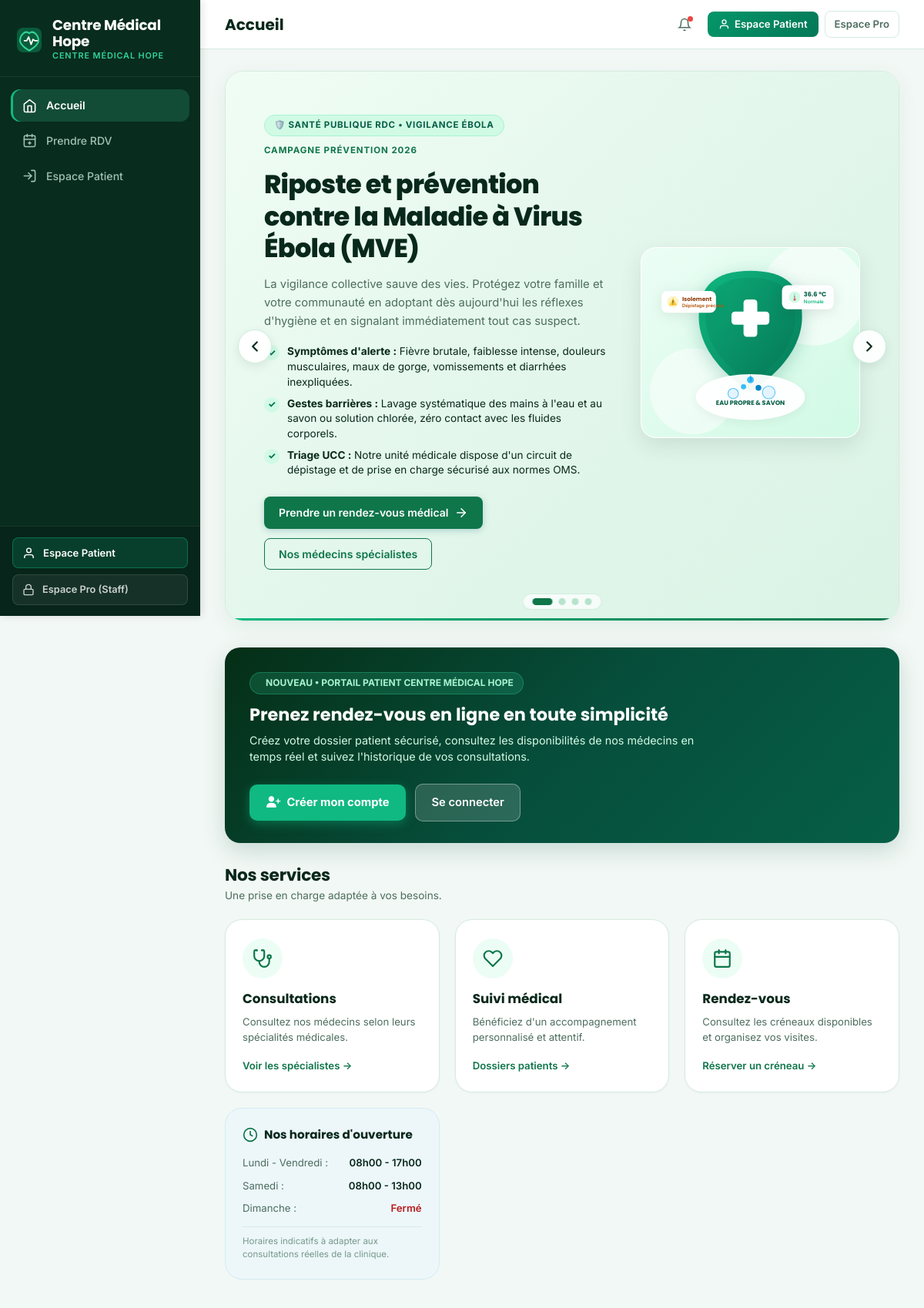
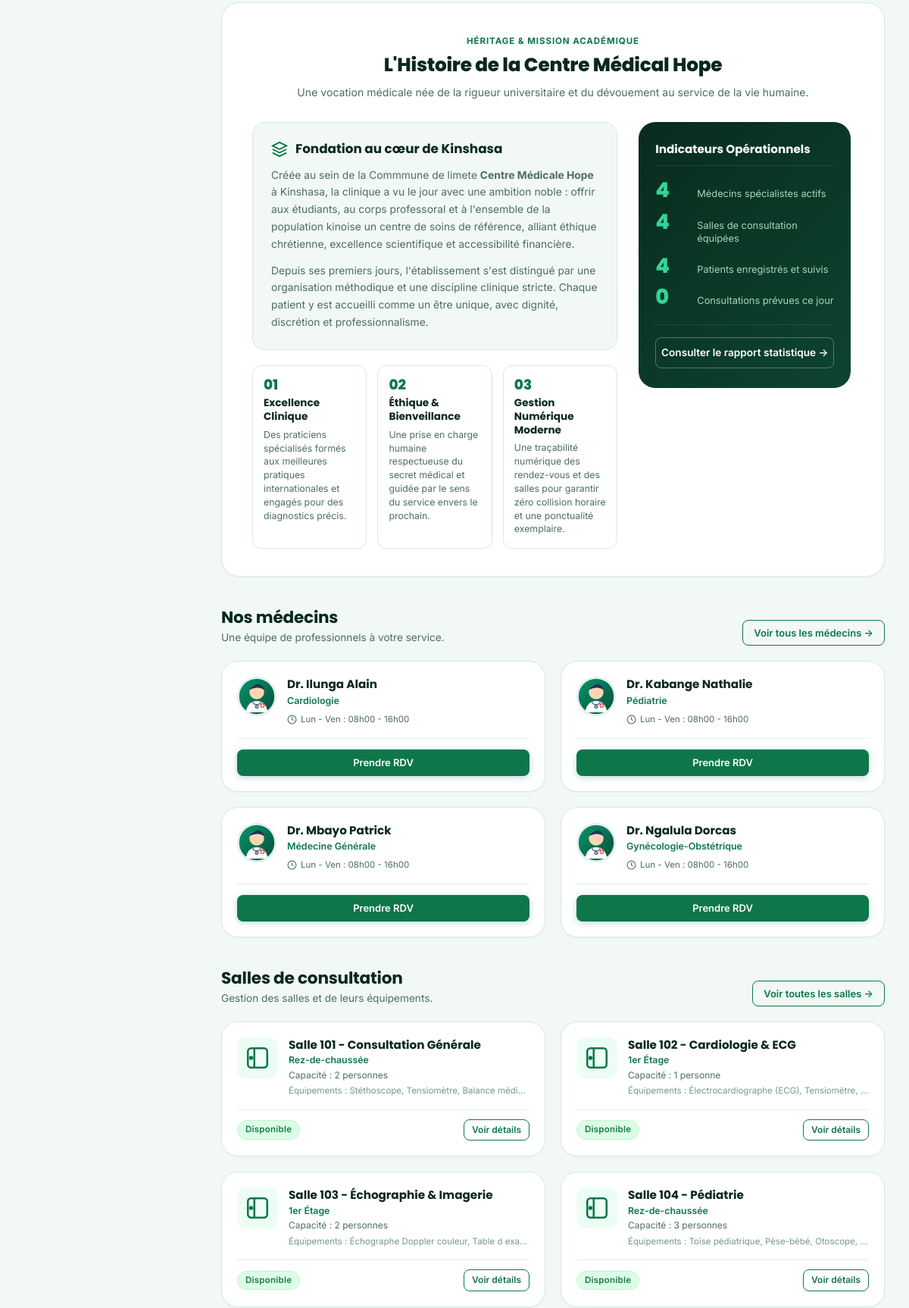
The page / (upper part) on the database its author committed (2 pictures, top to bottom).
### tables this page shows
CREATE TABLE IF NOT EXISTS medecins (
    id INT AUTO_INCREMENT PRIMARY KEY,
    nom VARCHAR(100) NOT NULL,
    prenom VARCHAR(100) NOT NULL,
    specialite VARCHAR(100) NOT NULL,
    telephone VARCHAR(30) NOT NULL,
    email VARCHAR(150) NOT NULL UNIQUE,
    bureau VARCHAR(50) NULL,
    photo VARCHAR(255) DEFAULT 'assets/images/doctor-default.png',
    actif TINYINT(1) DEFAULT 1,
    date_creation DATETIME DEFAULT CURRENT_TIMESTAMP
);

CREATE TABLE IF NOT EXISTS salles (
    id INT AUTO_INCREMENT PRIMARY KEY,
    nom VARCHAR(100) NOT NULL UNIQUE,
    etage VARCHAR(50) NOT NULL,
    capacite INT NOT NULL DEFAULT 1,
    equipements TEXT NOT NULL COMMENT 'Équipements séparés par virgules ex: Stéthoscope, ECG, Échographe',
    statut ENUM('disponible', 'maintenance', 'fermee') NOT NULL DEFAULT 'disponible',
    description TEXT NULL
);

### index.php (the view, shortened to what the rows shown need)
<?php
require_once __DIR__ . '/config/database.php';
try {
    $medecinsVedettes = $pdo->query("SELECT * FROM medecins WHERE actif = 1 ORDER BY id ASC LIMIT 4")->fetchAll();
    $sallesVedettes   = $pdo->query("SELECT * FROM salles ORDER BY id ASC LIMIT 6")->fetchAll();
} catch (PDOException $e) {
    $nbMedecins = $nbPatients = $nbSalles = $nbRdvAujourd = 0;
    $medecinsVedettes = $sallesVedettes = [];
}
require_once __DIR__ . '/includes/header.php';
?>
<div class="page-container">
    <section class="awareness-carousel-wrapper" id="awarenessCarousel" aria-label="Campagnes de sensibilisation et santé publique">
        <div class="carousel-track-container">
            <div class="carousel-track" id="carouselTrack">
                <div class="awareness-slide slide-ebola" data-slide-index="0">
                    <div class="awareness-content-col">
                        <h2 class="awareness-title">
                            Riposte et prévention contre la Maladie à Virus Ébola (MVE)
                        </h2>
                    </div>
                </div>
            </div>
        </div>
    </section>
    <section class="home-services-section">
        <div class="section-title-wrap">
            <h2 class="section-main-title">Nos services</h2>
        </div>
    </section>
    <section class="hospital-history-section">
        <div class="history-banner-header">
            <h2 class="history-main-title">L'Histoire de la Centre Médical Hope</h2>
        </div>
    </section>
    <section class="home-doctors-section">
        <div class="section-title-wrap flex-between">
            <div>
                <h2 class="section-main-title">Nos médecins</h2>
            </div>
        </div>
        <div class="whatsapp-doctors-grid">
            <?php foreach ($medecinsVedettes as $med): ?>
                <div class="doctor-clean-card">
                    <div class="doctor-card-top">
                        <div class="doctor-avatar-circle">
                            <img src="<?= BASE_URL ?>/<?= e($med['photo']) ?>"
                                 alt="<?= e($med['nom']) ?>"
                                 onerror="this.src='<?= BASE_URL ?>/assets/images/doctor1.svg'">
                        </div>
                        <div class="doctor-info-block">
                            <h3 class="doctor-card-name"><?= e($med['nom']) ?> <?= e($med['prenom']) ?></h3>
                            <span class="doctor-card-spec"><?= e($med['specialite']) ?></span>
                            <div class="doctor-card-schedule">
                                <svg width="13" height="13" viewBox="0 0 24 24" fill="none" stroke="currentColor" stroke-width="2"><circle cx="12" cy="12" r="10"/><polyline points="12 6 12 12 16 14"/></svg>
                                <span>Lun - Ven : 08h00 - 16h00</span>
                            </div>
                        </div>
                    </div>
                    <div class="doctor-card-action">
                        <a href="<?= BASE_URL ?>/rendez_vous/prendre.php?medecin_id=<?= $med['id'] ?>" class="btn btn-teal-action btn-sm btn-block">
                            Prendre RDV
                        </a>
                    </div>
                </div>
            <?php endforeach; ?>
        </div>
    </section>
    <section class="home-rooms-section">
        <div class="section-title-wrap flex-between">
            <div>
                <h2 class="section-main-title">Salles de consultation</h2>
            </div>
        </div>
        <div class="whatsapp-rooms-grid">
            <?php foreach ($sallesVedettes as $salle): ?>
                <?php
                $isDisponible = ($salle['statut'] === 'disponible');
                $statusClass = $isDisponible ? 'status-pill-green' : ($salle['statut'] === 'maintenance' ? 'status-pill-amber' : 'status-pill-red');
                $statusLabel = $isDisponible ? 'Disponible' : ($salle['statut'] === 'maintenance' ? 'Maintenance' : 'Occupée');
                ?>
                <div class="room-clean-card">
                    <div class="room-card-inner">
                        <div class="room-thumb-box">
                            <svg width="34" height="34" viewBox="0 0 24 24" fill="none" stroke="#0f764a" stroke-width="1.8">
                                <rect x="3" y="3" width="18" height="18" rx="3"/>
                                <path d="M9 3v18"/><circle cx="6" cy="12" r="1"/>
                            </svg>
                        </div>
                        <div class="room-details-box">
                            <h3 class="room-card-title"><?= e($salle['nom']) ?></h3>
                            <span class="room-card-dept"><?= e($salle['etage']) ?></span>
                            <span class="room-card-capa">Capacité : <?= $salle['capacite'] ?> personne<?= $salle['capacite'] > 1 ? 's' : '' ?></span>
                            <p class="room-card-equips" title="<?= e($salle['equipements']) ?>">
                                Équipements : <?= e($salle['equipements']) ?>
                            </p>
                        </div>
                    </div>
                    <div class="room-card-footer">
                        <span class="status-pill <?= $statusClass ?>"><?= $statusLabel ?></span>
                        <a href="<?= BASE_URL ?>/salles/index.php" class="btn btn-outline-teal btn-xs">
                            Voir détails
                        </a>
                    </div>
                </div>
            <?php endforeach; ?>
        </div>
    </section>
</div>
<?php require_once __DIR__ . '/includes/footer.php'; ?>

### rows shown on the page
medecins: nom "Dr. Ilunga", prenom "Alain", specialite "Cardiologie"
medecins: nom "Dr. Kabange", prenom "Nathalie", specialite "Pédiatrie"
medecins: nom "Dr. Mbayo", prenom "Patrick", specialite "Médecine Générale"
medecins: nom "Dr. Ngalula", prenom "Dorcas", specialite "Gynécologie-Obstétrique"
salles: nom "Salle 101 - Consultation Générale", etage "Rez-de-chaussée", capacite "2", equipements "Stéthoscope, Tensiomètre, Balance médi…", statut "Disponible"
salles: nom "Salle 102 - Cardiologie & ECG", etage "1er Étage", capacite "1", equipements "Électrocardiographe (ECG), Tensiomètre,…", statut "Disponible"
salles: nom "Salle 103 - Échographie & Imagerie", etage "1er Étage", capacite "2", shows "s", equipements "Échographe Doppler couleur, Table d exa…", statut "Disponible"
salles: nom "Salle 104 - Pédiatrie", etage "Rez-de-chaussée", capacite "3", equipements "Toise pédiatrique, Pèse-bébé, Otoscope,…", statut "Disponible"

### other values the page prints
$sectionName "Accueil"
$nbMedecins "4"
$nbSalles "4"
$nbPatients "4"
$nbRdvAujourd "0"
